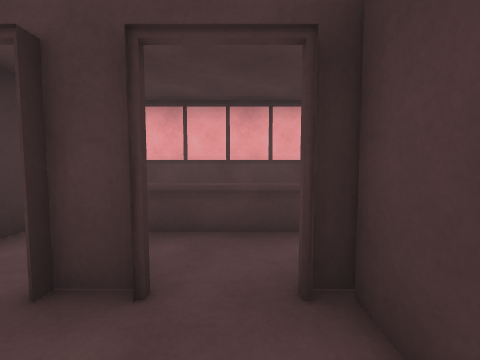
[1] (above)

16 first-person views from a walk through a Unity game level. The camera is 1.3 m above the floor, tilts 4° down and sees 90° across. The floor is counted in squares, 1 m on a side. Each view is taken from the middle of a square. On the plan, view 1 faces up. The plan holds only what a view shows up to about 12 squares ahead; the rest is blank. The place goes on beyond the plan. The player is left out.

[2]
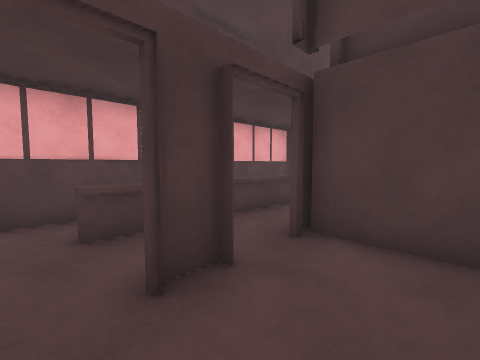

[3]
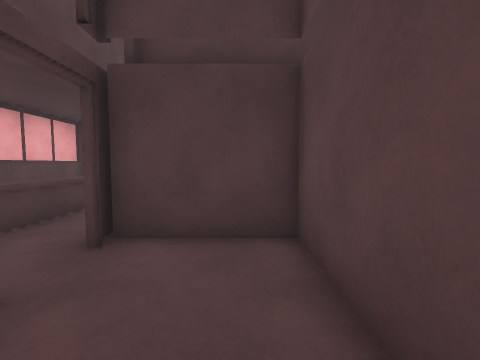

[4]
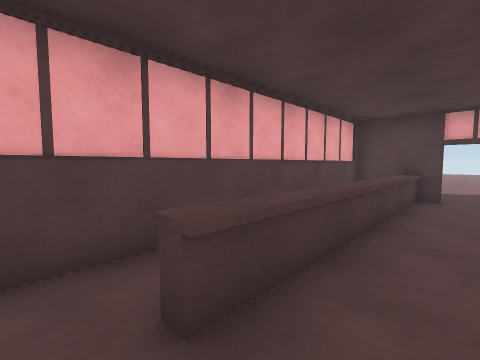

[5]
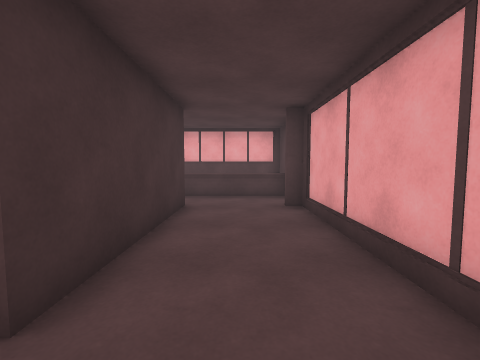

[6]
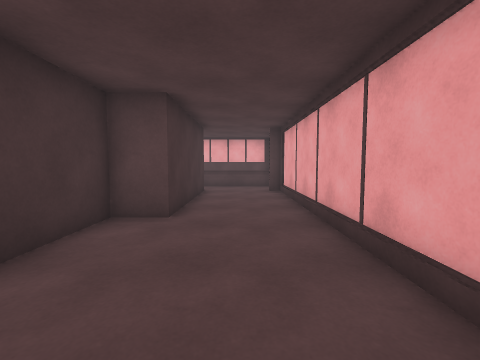

[7]
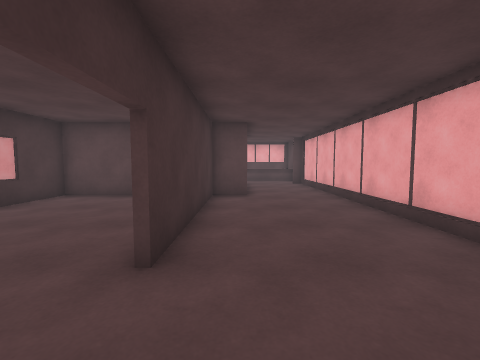

[8]
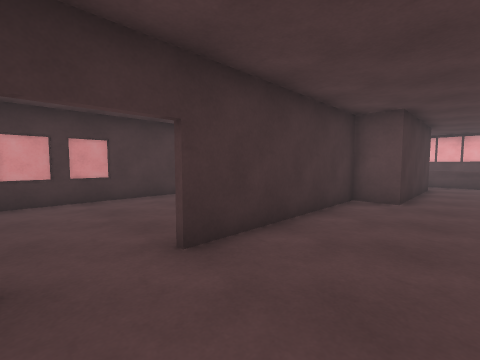

[9]
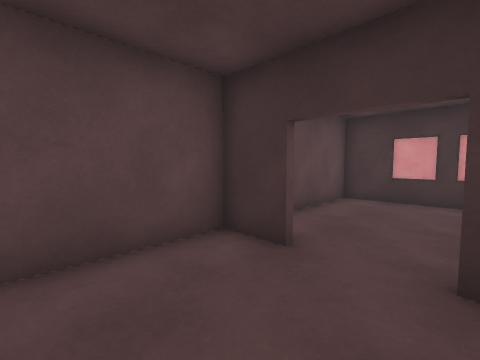

[10]
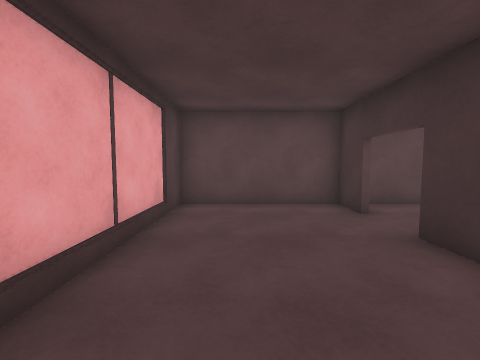

[11]
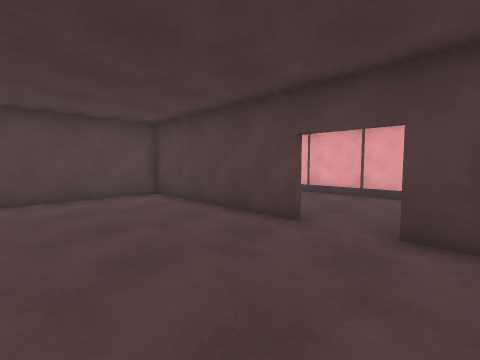

[12]
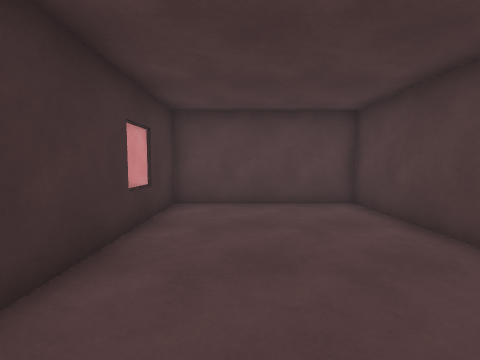

[13]
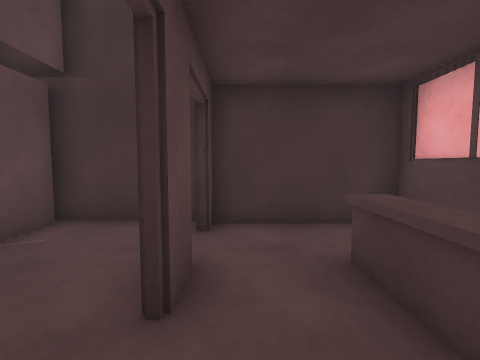

[14]
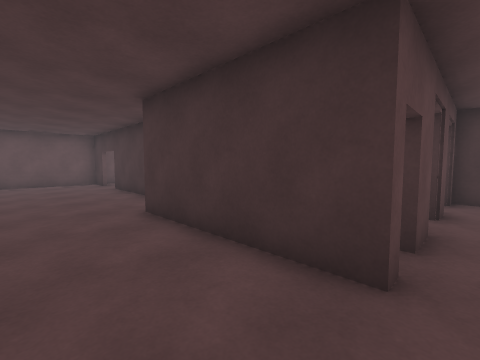

[15]
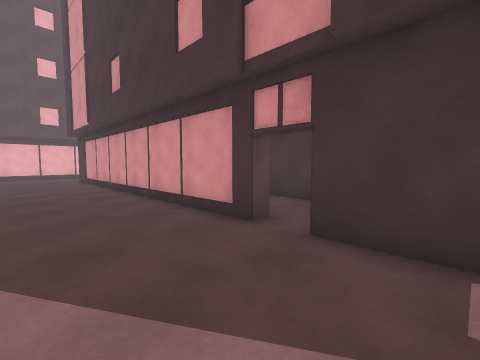

[16]
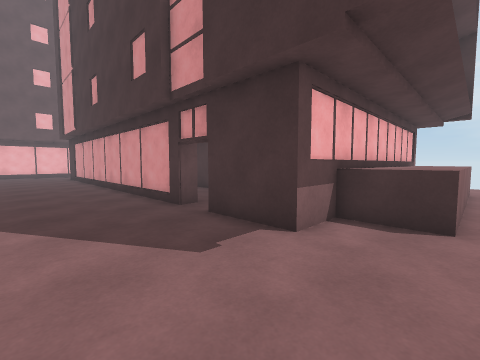

### Floor plan
Key: @ floor where view 1 was taken; # wall or solid block; . floor; O other object.
Columns run from 4 left of view 1 to 13 right of it. Each row starts with its distance up from view 1.
  9   OOOOOOOO.... .
  8   OOOOOOOO.....
  7   OOOOOOOO......
  6 #OOOOOOOOOO#....
  5 #.OOOOOOOOO#....
  4 #.OOOOOOOOO#......
  3 #.................
  2 #.OO.#O#...#....
  1 #....# #...O....
  0 #...@# #...O....
 -1 ###### #...O....
 -2 #      #...O....
 -3 ########...O....
 -4 #.....#....O....
 -5 #.....#....O....
 -6 O.....#....O....
 -7 #.....#....O....
 -8 #.....#....O....
 -9 #.....#....O ...
-10 O.....#....O  ..
-11 O..........O
-12 O..........O
-13 #.....#....#
-14 ###########O

Positions as (right, up) in squares from view 1, and headings:
1: (0, 0), facing up
2: (-3, 0), facing up-right
3: (-3, 0), facing right
4: (-3, 3), facing up-right
5: (5, -5), facing up
6: (5, -9), facing up
7: (3, -13), facing up
8: (5, -12), facing up-left
9: (5, -10), facing down-left
10: (5, -6), facing down
11: (-3, -13), facing up-right
12: (-2, -11), facing up
13: (1, 3), facing left
14: (6, 3), facing down-left
15: (11, 6), facing down-left
16: (11, 9), facing down-left
